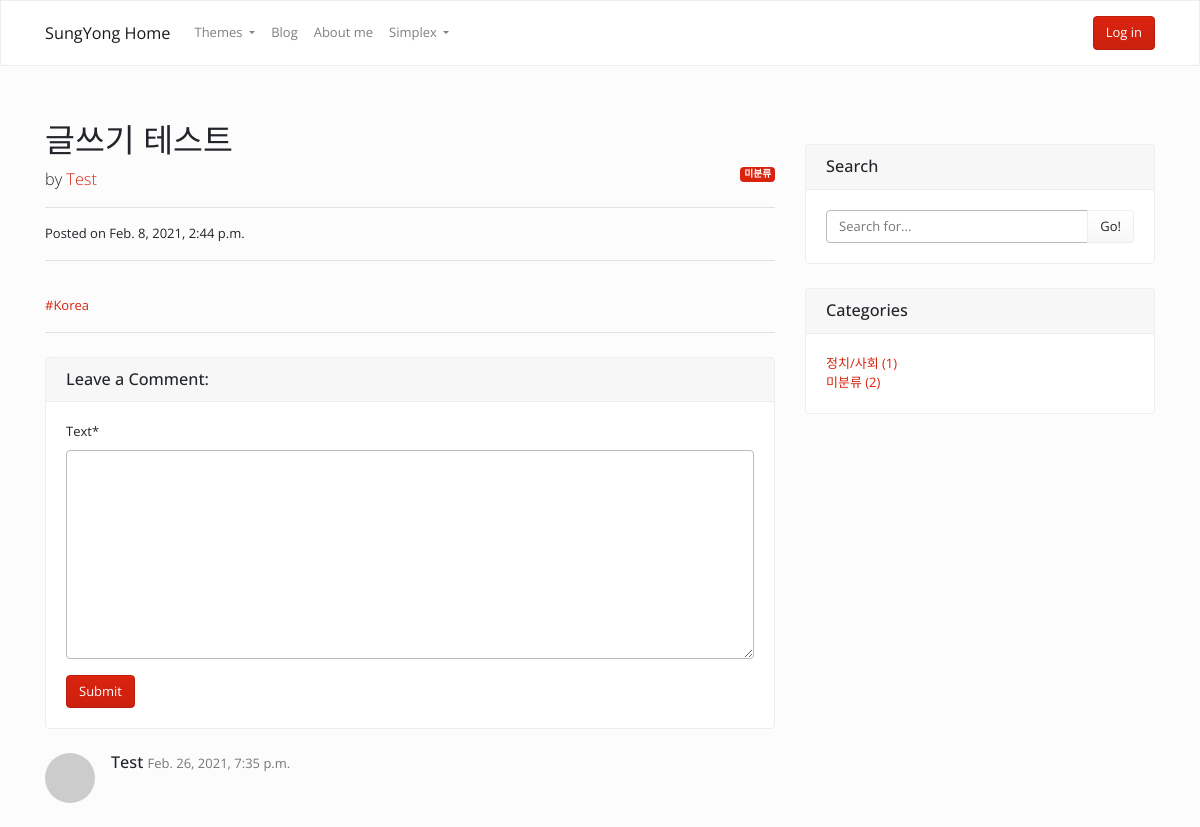
Page /blog/7/ on the committed database.
### blog/models.py (models this page shows, shortened)
class Post(models.Model):
    title = models.CharField(max_length=30)
    content = MarkdownxField()
    image = models.ImageField(upload_to='blog/%Y/%m/%d/', blank=True)
    created = models.DateTimeField(auto_now=True)
    author = models.ForeignKey(User, on_delete=models.CASCADE)
    category = models.ForeignKey(Category, blank=True, null=True, on_delete=models.SET_NULL)
    tags = models.ManyToManyField(Tag, blank=True)
    def get_absolute_url(self):
        return '/blog/{}/'.format(self.pk)
    def get_markdown_content(self):
        return markdown(self.content)

class Tag(models.Model):
    name = models.CharField(max_length=40, unique=True)
    slug = models.SlugField(unique=True, allow_unicode=True)
    def __str__(self):
        return self.name
    def get_absolute_url(self):
        return '/blog/tag/{}/'.format(self.slug)

class Comment(models.Model):
    post = models.ForeignKey(Post, on_delete=models.CASCADE)
    text = MarkdownxField()
    author = models.ForeignKey(User, on_delete=models.CASCADE)
    created_at = models.DateTimeField(auto_now_add=True)
    modified_at = models.DateTimeField(auto_now=True)
    def get_markdown_content(self):
        return markdown(self.text)

class Category(models.Model):
    name = models.CharField(max_length=25, unique=True)
    description = models.TextField(blank=True)
    slug = models.SlugField(unique=True, allow_unicode=True)
    def get_absolute_url(self):
        return '/blog/category/{}/'.format(self.slug)
    class Meta:
        verbose_name_plural = 'categories'

### blog/views.py (the view)
# urls.py: path('<int:pk>/', views.PostDetail.as_view()),
class PostDetail(DetailView):
    model = Post
    def get_context_data(self, *, object_list=None, **kwargs):
        context = super(PostDetail, self).get_context_data(**kwargs)
        context['category_list'] = Category.objects.all()
        context['posts_without_category'] = Post.objects.filter(category=None).count()
        context['comment_form'] = CommentForm()
        return context

### blog/forms.py
class CommentForm(forms.ModelForm):
    class Meta:
        model = Comment
        fields = ('text',)

### blog/templates/blog/post_detail.html (shortened to what this page needs)
{% extends 'blog/base.html' %}
{% load crispy_forms_tags %}
{% block content %}
<h1>{{ object.title }}</h1>
{% if object.category %}
<span class="badge badge-primary float-right">{{ object.category }}</span>
{% else %}
<span class="badge badge-primary float-right">미분류</span>
{% endif %}
<p class="lead">
  by
  <a href="#">{{ object.author.username }}</a>
</p>
<hr>
<p>Posted on {{ object.created }}</p>
<hr>
<br/>
{% for tag in object.tags.all %}
<a href="{{ tag.get_absolute_url }}">#{{tag}}</a>
{% endfor %}
<hr>
<div class="card my-4">
  <h5 class="card-header">Leave a Comment:</h5>
  <div class="card-body">
    <form method="post" action="{{ object.get_absolute_url }}new_comment/">{% csrf_token %}
      <div class="form-group">
        {{ comment_form | crispy }}
      </div>
      <button type="submit" class="btn btn-primary">Submit</button>
    </form>
  </div>
</div>
<div id="comment-list">
  {% for comment in object.comment_set.all %}
  <div class="media mb-4" id="comment-id-{{ comment.pk }}">
    <img class="d-flex mr-3 rounded-circle" src="http://placehold.it/50x50" alt="">
    <div class="media-body">
      <h5 class="mt-0">{{ comment.author }} <small class="text-muted">{{ comment.created_at }}</small></h5>
    </div>
  </div>
  {% endfor %}
</div>
{% endblock %}

### blog/templates/blog/base.html (shortened to what this page needs)
<!DOCTYPE html>
{% load static %}
<html lang="ko">
<head>
  <link rel="stylesheet" href="{% static 'blog/bootstrap/bootstrap.css' %}">
  <link rel="stylesheet" href="{% static 'blog/_assets/css/custom.min.css' %}">
</head>
<body>
<div class="navbar navbar-expand-lg fixed-top navbar-light bg-light" id="navbar">
  <div class="container">
    <a href="../" class="navbar-brand">SungYong Home</a>
    <div class="collapse navbar-collapse" id="navbarResponsive">
      <ul class="navbar-nav">
        <li class="nav-item dropdown">
          <a class="nav-link dropdown-toggle" data-toggle="dropdown" href="#" id="themes">Themes </a>
        </li>
        <li class="nav-item">
          <a class="nav-link" href="/blog/">Blog</a>
        </li>
        <li class="nav-item">
          <a class="nav-link" href="/about_me/">About me</a>
        </li>
        <li class="nav-item dropdown">
          <a class="nav-link dropdown-toggle" data-toggle="dropdown" href="#" id="download">Simplex </a>
        </li>
      </ul>
      <ui class="nav navbar-nav ml-auto">
        {% if user.is_authenticated %}
        <li class="nav-item dropdown">
          <a class="nav-link dropdown-toggle" data-toggle="dropdown" href="#" id="download">{{ user }}<span class="caret"></span></a>
          <div class="dropdown-menu" aria-labelledby="download">
            <a class="dropdown-item" href="/accounts/logout/">Log out</a>
          </div>
        </li>
        {% else %}
          <li class="nav-item">
              <button type="button" class="btn btn-primary" data-toggle="modal" data-target="#loginModal">
                Log in
              </button>
          </li>
        {% endif %}
      </ui>
    </div>
  </div>
</div>
{% load socialaccount %}
<div class="container">
  <div class="row">
    <div class="col-md-8" id="main-div">
      {% block content %}
      {% endblock %}
    </div>
    <div class="col-md-4" id="side-div">
      <div class="card my-4">
        <h5 class="card-header">Search</h5>
        <div class="card-body">
          <div class="input-group">
            <input type="text" class="form-control" placeholder="Search for...">
            <span class="input-group-append">
               <button class="btn btn-secondary" type="button">Go!</button>
             </span>
          </div>
        </div>
      </div>
      <div class="card my-4" id="category-card">
        <h5 class="card-header">Categories</h5>
        <div class="card-body">
          <div class="row">
            <div class="col-lg-6">
              <ul class="list-unstyled mb-0">
                {% for category in category_list %}
                <li>
                  <a href="{{category.get_absolute_url}}">{{ category.name }} ({{ category.post_set.count }}) </a>
                </li>
                {% endfor %}
                <li>
                  <a href="/blog/category/_none/">미분류 ({{ posts_without_category }})</a>
                </li>
              </ul>
            </div>
          </div>
        </div>
      </div>
    </div>
  </div>
</div>
</body>
</html>

### rows in the picture
Post: title "글쓰기 테스트", author.username "Test", created "Feb. 8, 2021, 2:44 p.m."
Tag: name "Korea"
Comment: author "Test", created_at "Feb. 26, 2021, 7:35 p.m."
Category: name "정치/사회", post_set.count "1"

### other values in the picture
{{ posts_without_category }} "2"
